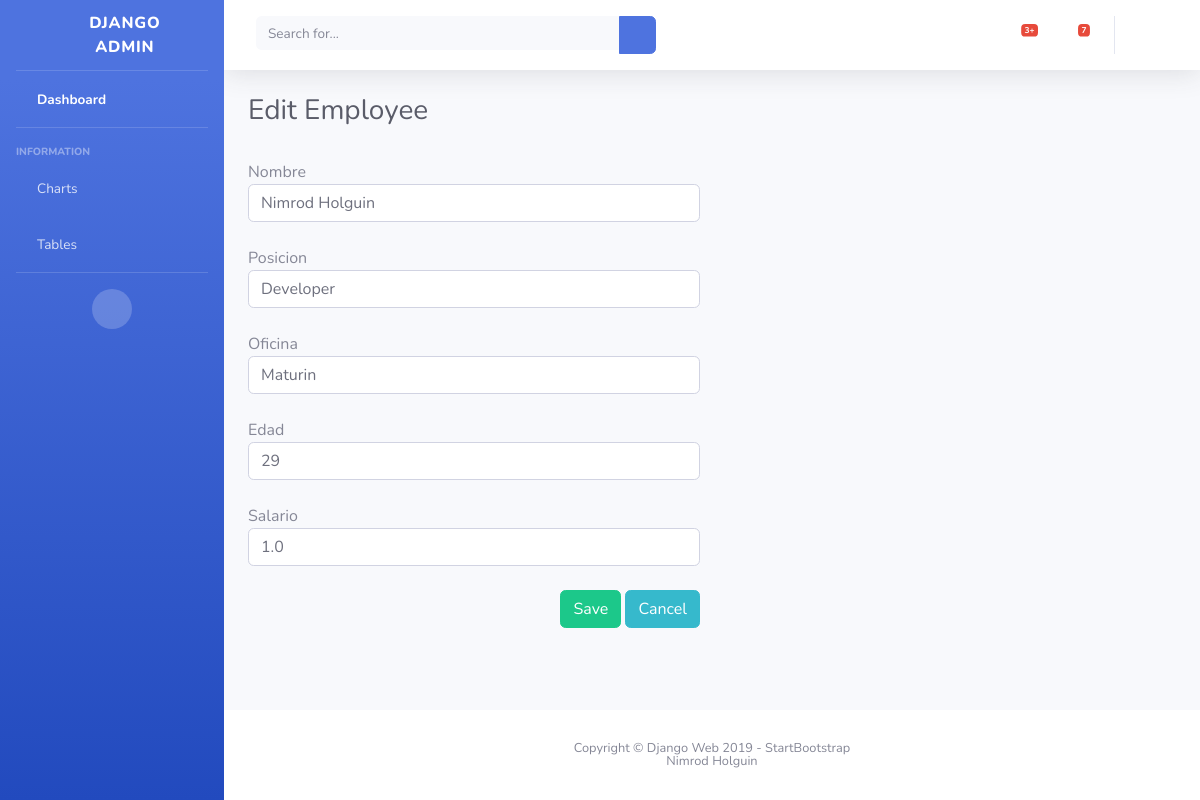
The page /user/logged_in/1/edit_employee on the database its author committed.
### web/models.py (models this page shows)
class Empleado(models.Model):
    id = models.AutoField(primary_key=True)
    nombre = models.CharField(max_length=200)
    posicion = models.CharField(max_length=200)
    oficina = models.CharField(max_length=200)
    edad = models.IntegerField()
    inicio = models.DateTimeField(default=timezone.now)
    salario = models.FloatField()

### web/views.py (the view)
# urls.py: path('user/logged_in/<int:pk>/edit_employee', views.edit_employee, name="edit_employee")
def edit_employee(request, pk):
    empleado = Empleado.objects.get(id=pk)
    if request.method == 'GET':
        form = EmployeeForm(instance=empleado)
    else:
        form = EmployeeForm(request.POST, instance=empleado)
        if form.is_valid():
            form.save()
            return redirect('table')
    return render(request,'web/edit_employee.html',{'form':form})

### web/forms.py
class EmployeeForm(forms.ModelForm):
    class Meta:
        model = Empleado
        fields = ['nombre', 'posicion', 'oficina', 'edad', 'salario']
        widgets = {
            'nombre': forms.TextInput(attrs={'class':'form-control','placeholder':'Name'}),
            'posicion': forms.TextInput(attrs={'class':'form-control','placeholder':'Position'}),
            'oficina': forms.TextInput(attrs={'class':'form-control','placeholder':'Office'}),
            'edad': forms.TextInput(attrs={'class':'form-control','placeholder':'Age'}),
            'salario': forms.TextInput(attrs={'class':'form-control','placeholder':'Salary'})
        }

### web/templates/web/edit_employee.html (shortened to what this page needs)
{% extends 'web/base_home.html' %}
  {% block main %}
    <h1 class="h3 mb-2 text-gray-800">Edit Employee</h1>
    <br />
    <form method="post" enctype="multipart/form-data" >
      <div class="row">
        <div class="col">
          {% for fields in form %}
            <span>{{fields.label}}</span>
            {{fields}}
            <br />
          {% endfor %}
          <div class="text-right">
            <button type="submit" class="btn btn-success">Save</button>
            <a href="{% url 'table' %}" class="btn btn-info">Cancel</a>
          </div>
          <br />
        </div>
        <div class="col">
        </div>
      </div>
    </form>
  {% endblock %}

### rows shown on the page
Empleado: form "Nimrod Holguin" "Developer" "Maturin" "29" "1.0"

### other values the page prints
{{ fields.label }} "Nombre" "Posicion" "Oficina" "Edad" "Salario"
